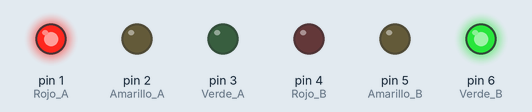
This sketch was run on a simulated Arduino Uno, built with avr-gcc and run on an emulated ATmega328P. Parts: output pins drawn as LEDs (lit = HIGH).

Above: at 1.5 s.
At 4.5 s:
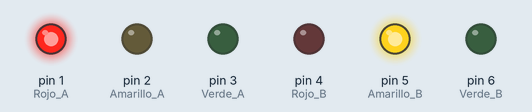
At 7.5 s:
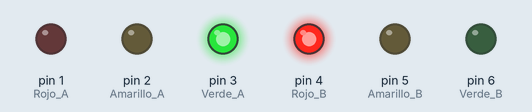
At 10.5 s:
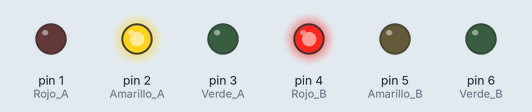
Timing chart, 0 to 15.6 s (numbered marks = the images above):
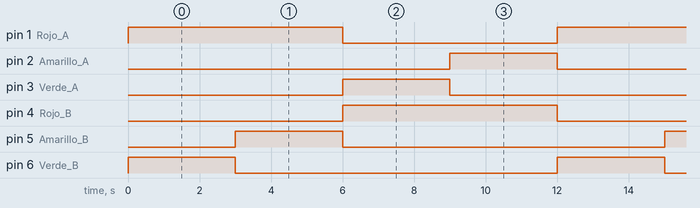

Measured:
- by itself, pin 1 (Rojo_A), pin 4 (Rojo_B): alternates HIGH for 6.0 s and LOW for 6.0 s
- by itself, pin 2 (Amarillo_A), pin 3 (Verde_A), pin 5 (Amarillo_B), pin 6 (Verde_B): alternates HIGH for 3.0 s and LOW for 9.0 s
- by itself, everything shown: repeats every 12.0 s, in 5 steps

The sketch:

Semaforo.ino
```cpp
int Rojo_A=1,Amarillo_A=2,Verde_A=3,Rojo_B=4,Amarillo_B=5,Verde_B=6;

void setup() {
  pinMode(Rojo_A, OUTPUT); //Rojo
  pinMode(Amarillo_A, OUTPUT); //Amarillo
  pinMode(Verde_A, OUTPUT); //Verde
  pinMode(Rojo_B, OUTPUT); //Rojo
  pinMode(Amarillo_B, OUTPUT); //Amarillo
  pinMode(Verde_B, OUTPUT); //Verde

}

// the loop function runs over and over again forever
void loop() {
  digitalWrite(Rojo_A, HIGH);
  digitalWrite(Verde_B, HIGH);
  delay(3000);
  digitalWrite(Verde_B, LOW);
  digitalWrite(Amarillo_B, HIGH);
  delay(3000);
  digitalWrite(Amarillo_B, LOW);
  digitalWrite(Rojo_A, LOW);
  digitalWrite(Verde_A, HIGH);
  digitalWrite(Rojo_B, HIGH);
  delay(3000);
  digitalWrite(Verde_A, LOW);
  digitalWrite(Amarillo_A, HIGH);
  delay(3000);
  digitalWrite(Rojo_B, LOW);
  digitalWrite(Amarillo_A, LOW);
}
```
